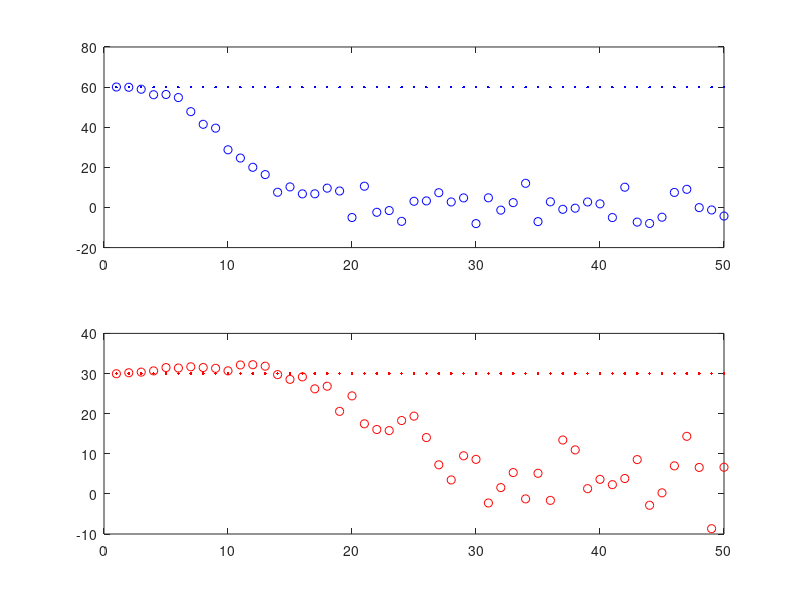

The MATLAB script that drew this image:
%% Afric_Sim_test_Cumulant
clc;clear all;
%% Initializations
g_weight = 0.5; %ground weighting factor
v_weight = 1;   %veg weighting factor
n_weight = 1*10^(-1);

Pol_ground = [1;1;0];  Pol_Cum_ground = [1;0;0]; %ground
Pol_vegitation = [1;0;1]; Pol_Cum_vegitation = [0;1;0]; %vegitation

ground_offset = -pi/3; % ground interferomitry offset
vegitation_offset = -pi/6;    % veg interferomitry offset

Window = 100;    %size of window
Averaged_samples = 50;

est_ground_angle=zeros(Averaged_samples,1); est_vegitation_angle=zeros(Averaged_samples,1);
% mag1=zeros(Averaged_samples,1); mag2=zeros(Averaged_samples,1);


%% Matrix Calculations
% Implimenting a window. Esprit and SR techniques
for Averaged_sample = 1:Averaged_samples;
    Noise = Averaged_sample*n_weight;
    for i = 1:Window
        
        g =  Pol_ground*(sqrt(-2*log(1-rand(1,Window))).*exp(1i*2*pi*rand(1,Window)));
        v =  Pol_vegitation*(sqrt(-2*log(1-rand(1,Window))).*exp(1i*2*pi*rand(1,Window)));
        
        signal_1 = g_weight*g + v_weight*v;
        signal_2 = g_weight*exp(1i*ground_offset)*g + v_weight*exp(1i*vegitation_offset)*v;
        
        AddedNoise_1 = Noise*sqrt(-2*log(1-rand(3,Window))).*exp(1i*2*pi*rand(3,Window));
        AddedNoise_2 = Noise*sqrt(-2*log(1-rand(3,Window))).*exp(1i*2*pi*rand(3,Window));

        signal_1_Noise = signal_1 + AddedNoise_1;
        signal_2_Noise = signal_2 + AddedNoise_2;
        
        S1 = [signal_1_Noise(1,:).*signal_1_Noise(2,:)
            signal_1_Noise(1,:).*signal_1_Noise(3,:)
            signal_1_Noise(2,:).*signal_1_Noise(3,:)];
        
        S2 = [signal_2_Noise(1,:).*signal_2_Noise(2,:)
            signal_2_Noise(1,:).*signal_2_Noise(3,:)
            signal_2_Noise(2,:).*signal_2_Noise(3,:)];
        
        R1 = S1*S1';
        R2 = S1*S2';
        
        [u,c] = eig(pinv(R1)*R2);
        
        sg = abs(Pol_Cum_ground'*u);
        [~,kk] = sort(sg,'descend');
        est_ground_angle(Averaged_sample) = est_ground_angle(Averaged_sample) + 0.5*angle(c(kk(1),kk(1)))/Window;
        %         mag1(Averaged_sample) = mag1(Averaged_sample) + abs(c(kk(1),kk(1)))/Window;
        
        sv = abs(Pol_Cum_vegitation'*u);
        [~,kk] = sort(sv,'descend');
        est_vegitation_angle(Averaged_sample) = est_vegitation_angle(Averaged_sample) + 0.5*angle(c(kk(1),kk(1)))/Window;
        %         mag2(Averaged_sample) = mag2(Averaged_sample) + abs(c(kk(1),kk(1)))/Window;
        
    end
end
%% Ploting Results

figure(3);title('Ground angle in degrees');
subplot(2,1,1)
plot(est_ground_angle*180/pi,'bo'); %Estimated ground angle
hold on;
plot(-1*ones(Averaged_samples,1)*ground_offset*180/pi,'b.'); %actual Ground Phase
hold off;

% figure(4);
subplot(2,1,2)
title('Vegitation angle in degrees');
plot(est_vegitation_angle*180/pi,'ro'); %Estimated Vegitation angle
hold on;
plot(-1*ones(Averaged_samples,1)*vegitation_offset*180/pi,'r.'); %actual Vegitation phase
hold off;

% figure(2)
% hold on;
% plot(mag1,'b+');
% plot(mag2,'ro');
% hold off;
